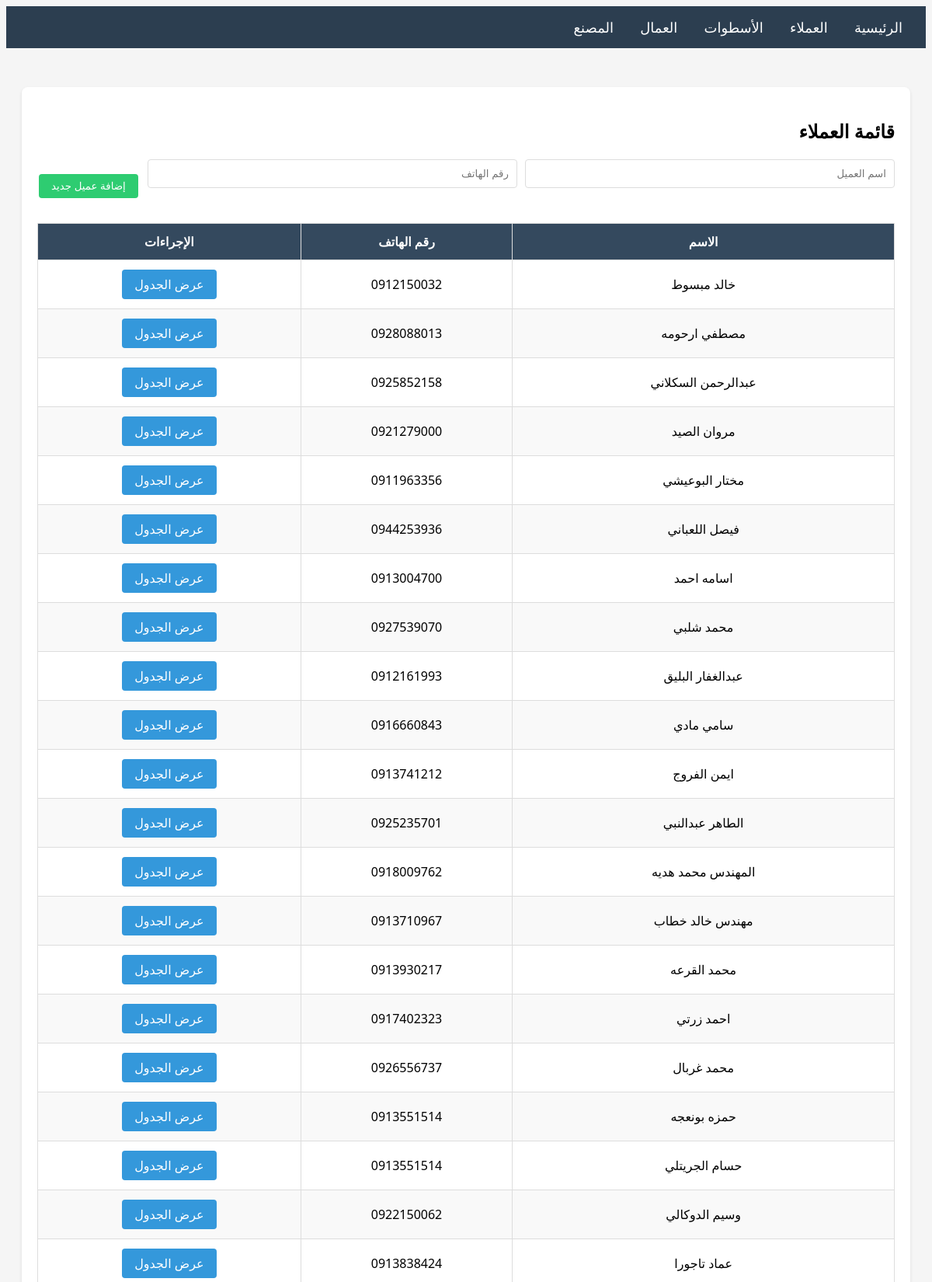
The app's page /customers/ (upper part) with its own data.
### main/models.py (models this page shows, shortened)
class Customer(models.Model):
    name = models.CharField(max_length=200, verbose_name='الاسم')
    phone = models.CharField(max_length=20, verbose_name='رقم الهاتف')
    created_at = models.DateTimeField(auto_now_add=True)
    class Meta:
        verbose_name = 'عميل'
        verbose_name_plural = 'العملاء'
        ordering = ['-created_at']

### main/views.py (the view)
# urls.py: path('customers/', views.customer_list, name='customer_list'),
def customer_list(request):
    customers = Customer.objects.all()
    if request.method == 'POST':
        form = CustomerForm(request.POST)
        if form.is_valid():
            form.save()
            messages.success(request, 'تم إضافة العميل بنجاح')
            return redirect('customer_list')
    else:
        form = CustomerForm()
    return render(request, 'main/customer_list.html', {'customers': customers, 'form': form})

### main/forms.py
class CustomerForm(forms.ModelForm):
    class Meta:
        model = Customer
        fields = ['name', 'phone']
        widgets = {
            'phone': forms.TextInput(attrs={'class': 'form-control', 'placeholder': 'رقم الهاتف'}),
            'name': forms.TextInput(attrs={'class': 'form-control', 'placeholder': 'اسم العميل'}),
        }

### main/templates/main/customer_list.html (shortened to what this page needs)
{% extends 'main/base.html' %}
{% block content %}
<div class="card">
    <h2>قائمة العملاء</h2>
    <form method="POST" style="margin-bottom: 30px;">
        <div style="display: flex; gap: 10px; align-items: end;">
            <div class="form-group" style="flex: 1;">
                {{ form.name }}
            </div>
            <div class="form-group" style="flex: 1;">
                {{ form.phone }}
            </div>
            <button type="submit" class="btn btn-success">إضافة عميل جديد</button>
        </div>
    </form>
    <div class="table-container">
        <table>
            <thead>
                <tr>
                    <th>الاسم</th>
                    <th>رقم الهاتف</th>
                    <th>الإجراءات</th>
                </tr>
            </thead>
            <tbody>
                {% for customer in customers %}
                <tr>
                    <td>{{ customer.name }}</td>
                    <td>{{ customer.phone }}</td>
                    <td>
                        <a href="{% url 'customer_detail' customer.pk %}" class="btn btn-primary">عرض الجدول</a>
                    </td>
                </tr>
                {% empty %}
                <tr>
                    <td colspan="3" style="text-align: center;">لا يوجد عملاء حالياً</td>
                </tr>
                {% endfor %}
            </tbody>
        </table>
    </div>
</div>
{% endblock %}

### static/css/style.css (style rules this page uses)
body { direction: rtl; text-align: right; font-family: 'Segoe UI', Tahoma, Geneva, Verdana, sans-serif; background-color: #f5f5f5; }
.card { background: white; border-radius: 8px; padding: 20px; margin-bottom: 20px; box-shadow: 0 2px 4px rgba(0,0,0,0.1); }
.table-container { overflow-x: auto; margin: 20px 0; }
table { width: 100%; border-collapse: collapse; background: white; }
table th { background-color: #34495e; color: white; padding: 12px; text-align: center; border: 1px solid #ddd; }
table td { padding: 10px; text-align: center; border: 1px solid #ddd; }
table tr:nth-child(even) { background-color: #f9f9f9; }
.btn { padding: 8px 16px; border: none; border-radius: 4px; cursor: pointer; text-decoration: none; display: inline-block; margin: 2px; }
.btn-primary { background-color: #3498db; color: white; }
.btn-success { background-color: #2ecc71; color: white; }
.form-group { margin-bottom: 15px; }
.form-control { width: 100%; padding: 10px; border: 1px solid #ddd; border-radius: 4px; box-sizing: border-box; }

### records on screen
Customer: name "خالد مبسوط", phone "0912150032"
Customer: name "مصطفي ارحومه", phone "0928088013"
Customer: name "عبدالرحمن السكلاني", phone "0925852158"
Customer: name "مروان الصيد", phone "0921279000"
Customer: name "مختار البوعيشي", phone "0911963356"
Customer: name "فيصل اللعباني", phone "0944253936"
Customer: name "اسامه احمد", phone "0913004700"
Customer: name "محمد شلبي", phone "0927539070"
Customer: name "عبدالغفار البليق", phone "0912161993"
Customer: name "سامي مادي", phone "0916660843"
Customer: name "ايمن الفروج", phone "0913741212"
Customer: name "الطاهر عبدالنبي", phone "0925235701"
Customer: name "المهندس محمد هديه", phone "0918009762"
Customer: name "مهندس خالد خطاب", phone "0913710967"
Customer: name "محمد القرعه", phone "0913930217"
Customer: name "احمد زرتي", phone "0917402323"
Customer: name "محمد غربال", phone "0926556737"
Customer: name "حمزه بونعجه", phone "0913551514"
Customer: name "حسام الجريتلي", phone "0913551514"
Customer: name "وسيم الدوكالي", phone "0922150062"
Customer: name "عماد تاجورا", phone "0913838424"
